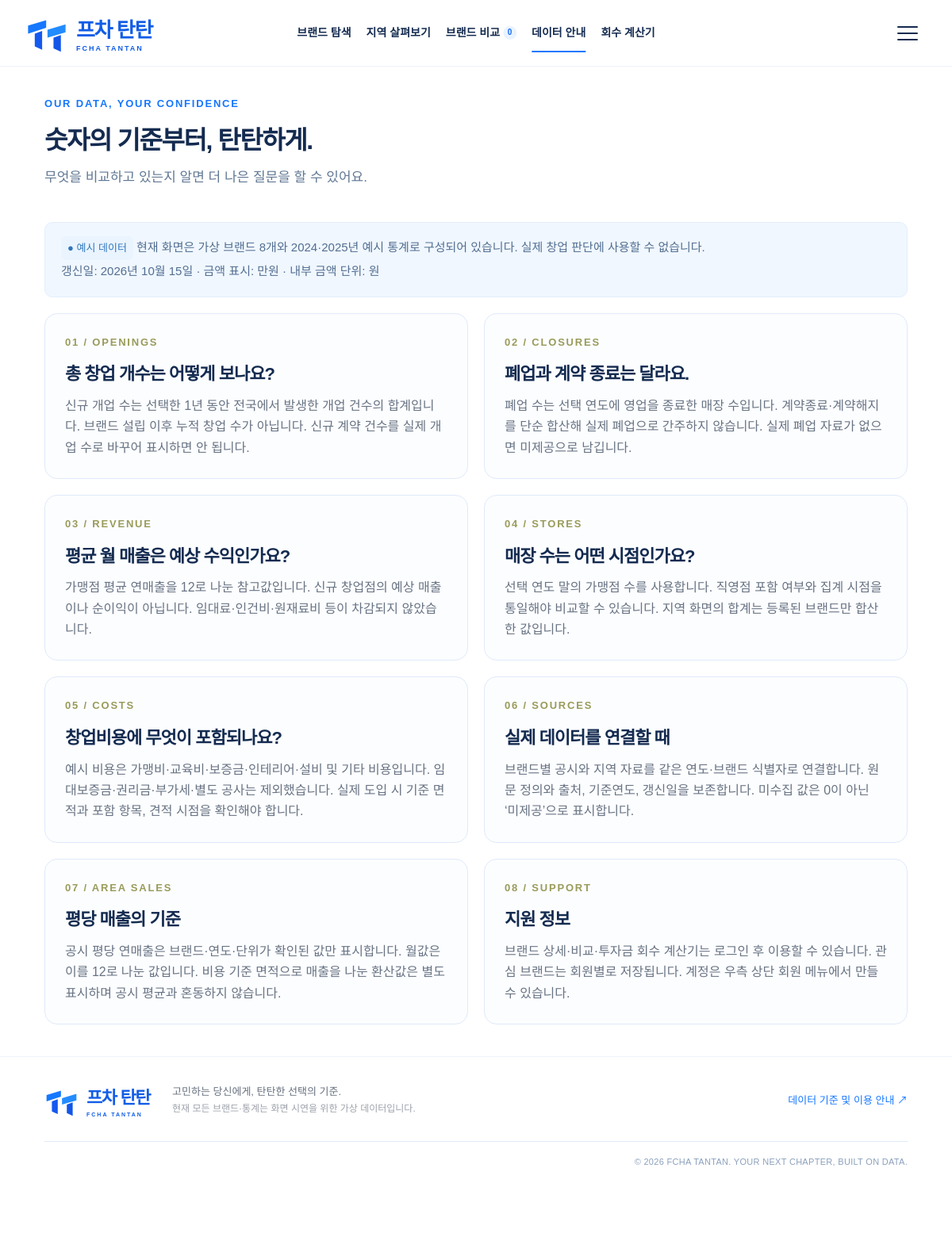
Page /brands/guide/ on the earlier database version.
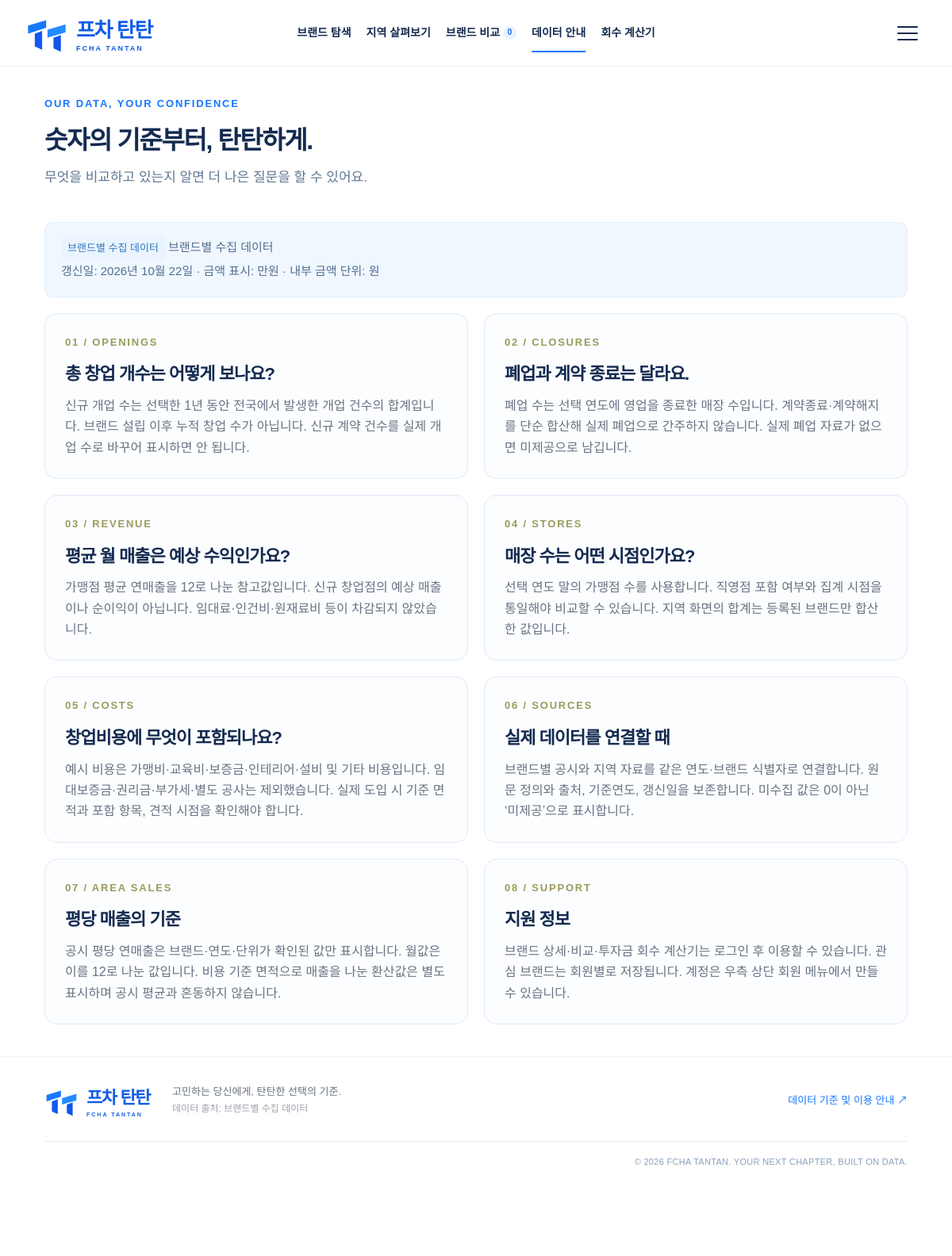
Same page on the later database version.
### brands/models.py (models this page shows, shortened)
class AnnualStat(models.Model):
    brand = models.ForeignKey(Brand,on_delete=models.CASCADE,related_name='annual_stats')
    year = models.PositiveSmallIntegerField()
    stores = models.PositiveIntegerField(null=True,blank=True)
    direct_stores = models.PositiveIntegerField(null=True, blank=True) #추가
    total_stores = models.PositiveIntegerField(null=True, blank=True) #추가
    opened = models.PositiveIntegerField(null=True,blank=True)
    closed = models.PositiveIntegerField(null=True,blank=True)
    annual_sales_krw = models.PositiveBigIntegerField(null=True,blank=True)
    source_label = models.CharField(max_length=200)
    source_url = models.URLField(blank=True)
    updated_at = models.DateField(auto_now=True)
    class Meta:
        constraints = [models.UniqueConstraint(fields=['brand','year'],name='unique_brand_year')]
        ordering = ['year']

### brands/views.py (the view)
# urls.py: path('guide/', views.guide, name='guide'),
@require_GET
def guide(request):
    context = context_for(request)
    context['page'] = 'guide'
    return render(request, 'guide.html', context)

### brands/views.py (called while the page is built)
def visible_brands():
    qs = Brand.objects.all()
    if qs.filter(is_demo=False).exists():
        qs = qs.filter(is_demo=False)
    return qs.prefetch_related('annual_stats__regional_stats').order_by('id')

### brands/templates/guide.html (shortened to what this page needs)
{% extends 'base.html' %}
{% block content %}
<div class="container">
    <div class="page-header"><span class="eyebrow">OUR DATA, YOUR CONFIDENCE</span><h1>숫자의 기준부터, 탄탄하게.</h1><p>무엇을 비교하고 있는지 알면 더 나은 질문을 할 수 있어요.</p></div>
    <div class="notice">{% include 'includes/badge.html' %} {% if is_demo %}현재 화면은 가상 브랜드 8개와 2024·2025년 예시 통계로 구성되어 있습니다. 실제 창업 판단에 사용할 수 없습니다.{% else %}{{ source_label }}{% endif %}<br>갱신일: {{ updated_at }} · 금액 표시: 만원 · 내부 금액 단위: 원</div>
    <div class="guide-grid">
        <article class="panel"><span class="eyebrow">01 / OPENINGS</span><h2>총 창업 개수는 어떻게 보나요?</h2><p>신규 개업 수는 선택한 1년 동안 전국에서 발생한 개업 건수의 합계입니다. 브랜드 설립 이후 누적 창업 수가 아닙니다. 신규 계약 건수를 실제 개업 수로 바꾸어 표시하면 안 됩니다.</p></article>
        <article class="panel"><span class="eyebrow">02 / CLOSURES</span><h2>폐업과 계약 종료는 달라요.</h2><p>폐업 수는 선택 연도에 영업을 종료한 매장 수입니다. 계약종료·계약해지를 단순 합산해 실제 폐업으로 간주하지 않습니다. 실제 폐업 자료가 없으면 미제공으로 남깁니다.</p></article>
        <article class="panel"><span class="eyebrow">03 / REVENUE</span><h2>평균 월 매출은 예상 수익인가요?</h2><p>가맹점 평균 연매출을 12로 나눈 참고값입니다. 신규 창업점의 예상 매출이나 순이익이 아닙니다. 임대료·인건비·원재료비 등이 차감되지 않았습니다.</p></article>
        <article class="panel"><span class="eyebrow">04 / STORES</span><h2>매장 수는 어떤 시점인가요?</h2><p>선택 연도 말의 가맹점 수를 사용합니다. 직영점 포함 여부와 집계 시점을 통일해야 비교할 수 있습니다. 지역 화면의 합계는 등록된 브랜드만 합산한 값입니다.</p></article>
        <article class="panel"><span class="eyebrow">05 / COSTS</span><h2>창업비용에 무엇이 포함되나요?</h2><p>예시 비용은 가맹비·교육비·보증금·인테리어·설비 및 기타 비용입니다. 임대보증금·권리금·부가세·별도 공사는 제외했습니다. 실제 도입 시 기준 면적과 포함 항목, 견적 시점을 확인해야 합니다.</p></article>
        <article class="panel"><span class="eyebrow">06 / SOURCES</span><h2>실제 데이터를 연결할 때</h2><p>브랜드별 공시와 지역 자료를 같은 연도·브랜드 식별자로 연결합니다. 원문 정의와 출처, 기준연도, 갱신일을 보존합니다. 미수집 값은 0이 아닌 ‘미제공’으로 표시합니다.</p></article>
        <article class="panel"><span class="eyebrow">07 / AREA SALES</span><h2>평당 매출의 기준</h2><p>공시 평당 연매출은 브랜드·연도·단위가 확인된 값만 표시합니다. 월값은 이를 12로 나눈 값입니다. 비용 기준 면적으로 매출을 나눈 환산값은 별도 표시하며 공시 평균과 혼동하지 않습니다.</p></article>
        <article class="panel" id="support"><span class="eyebrow">08 / SUPPORT</span><h2>지원 정보</h2><p>브랜드 상세·비교·투자금 회수 계산기는 로그인 후 이용할 수 있습니다. 관심 브랜드는 회원별로 저장됩니다. 계정은 우측 상단 회원 메뉴에서 만들 수 있습니다.</p></article>
    </div>
</div>
{% endblock %}

### brands/templates/base.html (shortened to what this page needs)
{% load static %}<!doctype html><html lang="ko"><head>
<link rel="stylesheet" href="{% static 'css/style.css' %}"><link rel="stylesheet" href="{% static 'css/django.css' %}"><link rel="stylesheet" href="{% static 'css/renewal.css' %}?v=20261021-3">
<script src="{% static 'js/common.js' %}?v=20261021-3" defer></script>{% block head %}{% endblock %}</head><body>
<header class="header"><div class="nav-wrap">
<a href="{% url 'home:index' %}" class="logo" aria-label="프차 탄탄 홈">{% include 'includes/logo.html' %}</a>
<nav class="gnb" aria-label="주 메뉴">
<a href="{% url 'brands:blist' %}?year={{ year }}" {% if page == 'home' or page == 'list' or page == 'detail' %}class="active" aria-current="page"{% endif %}>브랜드 탐색</a>
<a href="{% url 'brands:bregion' %}?year={{ year }}" {% if page == 'regions' %}class="active" aria-current="page"{% endif %}>지역 살펴보기</a>
<a href="{% url 'brands:bcompare' %}?year={{ year }}" {% if page == 'compare' %}class="active" aria-current="page"{% endif %}>브랜드 비교 <span id="compare-count">{{ compare_ids|length }}</span></a>
<a href="{% url 'brands:guide' %}" {% if page == 'guide' %}class="active" aria-current="page"{% endif %}>데이터 안내</a>
<a href="{% url 'brands:calculator' %}?year={{ year }}" {% if page == 'calculator' %}class="active" aria-current="page"{% endif %}>회수 계산기</a>
</nav>
<div class="account-menu" data-account-menu><button class="menu-trigger" type="button" aria-label="회원 메뉴 열기" aria-controls="account-panel" aria-expanded="false"><span></span><span></span><span></span></button>
</div></div></header>
<main id="main" tabindex="-1">{% if messages %}<div class="container" role="status">{% for message in messages %}<p class="notice">{{ message }}</p>{% endfor %}</div>{% endif %}{% block content %}{% endblock %}</main>
<footer><div class="footer-inner"><a class="logo" href="{% url 'home:index' %}">{% include 'includes/logo.html' %}</a><p>고민하는 당신에게, 탄탄한 선택의 기준.<br><small>{% if is_demo %}현재 모든 브랜드·통계는 화면 시연을 위한 가상 데이터입니다.{% else %}데이터 출처: {{ source_label }}{% endif %}</small></p><a href="{% url 'brands:guide' %}">데이터 기준 및 이용 안내 ↗</a></div><div class="copyright">© 2026 FCHA TANTAN. YOUR NEXT CHAPTER, BUILT ON DATA.</div></footer>
{% block scripts %}{% endblock %}</body></html>

### brands/templates/includes/logo.html
{% load static %}<span class="brand-lockup"><img src="{% static 'images/brand-symbol.svg' %}" alt=""><span class="brand-lettering"><b>프차 탄탄</b><small>FCHA TANTAN</small></span></span>

### brands/templates/includes/badge.html
<span class="demo-label">{% if is_demo %}● 예시 데이터{% else %}{{ source_label }}{% endif %}</span>

### static/css/style.css (style rules this page uses)
.logo img { width: 130px; height: auto; }
:root { --navy:#18243a;--lemon:#f4ef76;--ink:#18243a;--muted:#77808e;--line:#e5e8ec;--paper:#f7f8fa;--green:#2c7869;--red:#b16853;--radius:14px }
* { box-sizing:border-box }
html { scroll-behavior:smooth;scroll-padding-top:100px }
body { margin:0;color:var(--ink);font:500 17px/1.7 'IBM Plex Sans KR',sans-serif;background:white }
a { color:inherit;text-decoration:none }
button,input,select { font:inherit }
button,a,input,select { -webkit-tap-highlight-color:transparent }
button { cursor:pointer }
button { color:inherit }
a,button,input,select { outline-offset:4px }
button { border:0 }
img { display:block;max-width:100% }
h1,h2,h3,p { margin:0 }
h1,h2,h3 { line-height:1.35;letter-spacing:-.045em }
small { font-size:14px }
button,.button { transition:background .18s,transform .18s }
.header { height:86px;border-bottom:1px solid var(--line);background:#fff;position:sticky;top:0;z-index:30 }
.nav-wrap { max-width:1240px;padding:0 28px;margin:auto;display:flex;align-items:center;justify-content:space-between;height:100%;gap:30px }
.logo { font-size:26px;line-height:1.1;font-weight:700;letter-spacing:-1.6px;white-space:nowrap;text-align:center }
.logo span { display:block;font-size:14px;letter-spacing:3px;margin-top:7px;font-weight:600 }
.header nav { display:flex;align-items:center;gap:34px;font-weight:500;height:100% }
.header nav>a { height:100%;display:flex;align-items:center;position:relative;gap:6px }
.header nav>a.active:after { content:'';position:absolute;height:3px;bottom:0;left:0;right:0;background:var(--navy) }
#compare-count { background:var(--paper);border-radius:20px;font-size:14px;min-width:19px;text-align:center }
.container { max-width:1240px;margin:0 auto;padding:0 28px }
.eyebrow { font-size:14px;letter-spacing:2px;font-weight:600;display:block;margin-bottom:17px }
.demo-label { display:inline-flex;align-items:center;gap:6px;color:#767a4b;font-size:14px;background:#f6f5d9;border-radius:4px;padding:3px 8px;white-space:nowrap }
footer { padding:37px 28px 100px;background:white }
.footer-inner { max-width:1184px;margin:auto;display:flex;align-items:center;gap:35px }
.footer-inner p { font-size:14px;color:#67707e }
.footer-inner p small { font-size:14px;color:#9ca1aa }
.footer-inner>a:last-child { margin-left:auto;font-size:14px;color:#707887 }
.copyright { max-width:1184px;margin:25px auto 0;border-top:1px solid var(--line);padding-top:16px;font-size:14px;letter-spacing:1px;color:#9299a3 }
.page-header { padding:45px 0 25px }
.page-header h1 { font-size:34px }
.page-header p { color:var(--muted);font-size:16px;margin-top:10px }
.panel { border:1px solid var(--line);border-radius:12px;padding:25px;background:white }
.panel h2 { font-size:22px }
.guide-grid { display:grid;grid-template-columns:1fr 1fr;gap:20px;margin:20px 0 40px }
.guide-grid p { font-size:15px;color:#687383;margin-top:12px }
.guide-grid .eyebrow { color:#999b5a }
.notice { background:#f8f9fa;border:1px solid var(--line);padding:17px 20px;font-size:14px;border-radius:8px;color:#6f7886;line-height:1.9 }

### static/css/django.css (style rules this page uses)
html { scroll-behavior: smooth; }

Differences in the rows shown:
no longer on this page (row unchanged): AnnualStat: updated_at "2026년 10월 15일"
added AnnualStat: source_label "브랜드별 수집 데이터", updated_at "2026년 10월 22일"
Other differences:
text no longer shown: "● 예시 데이터 현재 화면은 가상 브랜드 8개와 2024·2025년 예시 통계로 구성되어 있습니다. 실제 창업 판단에 사용할 수 없습니다. 현재 모든 브랜드·통계는 화면 시연을 위한 가상 데이터입니다."
text now shown: "데이터 출처:"
